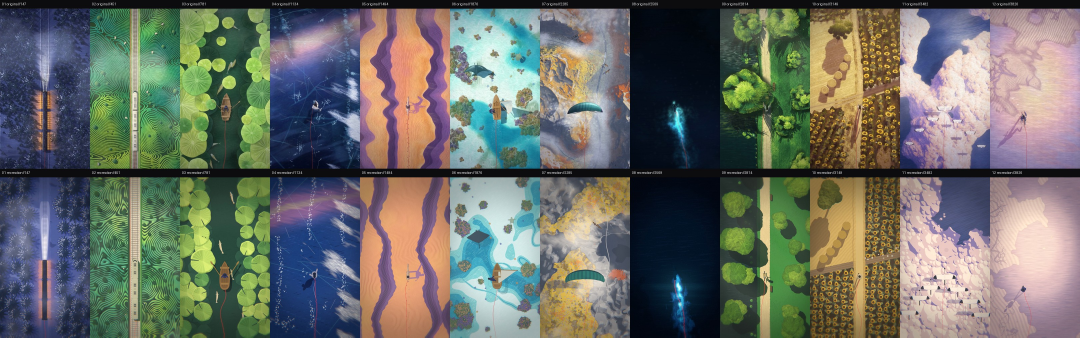
#> input picture v1/contact_sheet.jpg, 3240 x 1012 px (shown at 1/3 size)
$ python tone_img.py ../../v1/contact_sheet.jpg
#> lines starting #> are read from the running program, lines starting #| are printed output that depends on the picture
import sys, cv2, numpy as np
for p in sys.argv[1:]:
    im = cv2.resize(cv2.imread(p), (540, 960), interpolation=cv2.INTER_AREA)
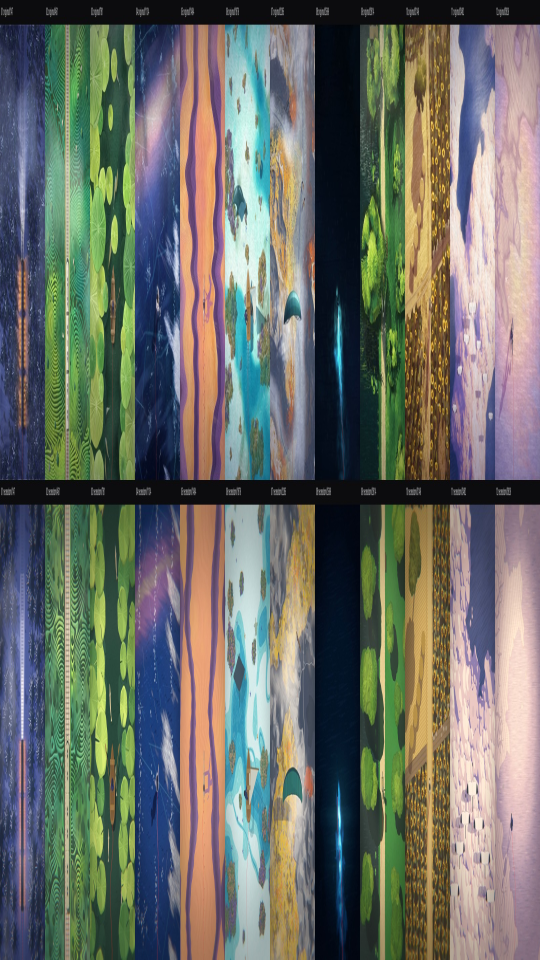
#> im: shape (960, 540, 3); mean B, G, R 103, 110.8, 107.4
    g = cv2.cvtColor(im, cv2.COLOR_BGR2GRAY).ravel()
    hsv = cv2.cvtColor(im, cv2.COLOR_BGR2HSV).reshape(-1, 3)
    sat = hsv[hsv[:, 2] > 40, 1].mean() / 255
#> sat = 0.373
    full = cv2.imread(p)
#> full is the input picture: shape (1012, 3240, 3); mean B, G, R 103, 110.8, 107.4
    print("%s mean %.1f p5 %d p95 %d sat %.2f  maxR %d maxG %d" % (p[-12:], g.mean(), np.percentile(g, 5), np.percentile(g, 95), sat,
          full[..., 2].max(), full[..., 1].max()))
#| ct_sheet.jpg mean 108.9 p5 12 p95 208 sat 0.37  maxR 255 maxG 255
